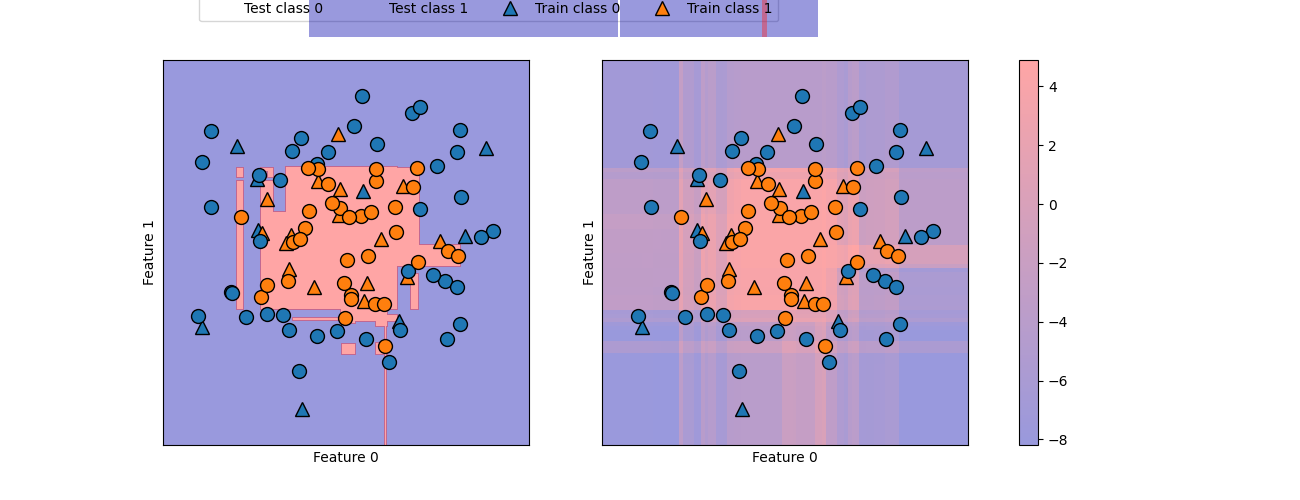

The script that saved this image:
import matplotlib.pyplot as plt
import mglearn.plots
import numpy as np
from sklearn.datasets import make_circles
from sklearn.ensemble import GradientBoostingClassifier
from sklearn.model_selection import train_test_split


def execute():
    X, y = make_circles(noise=0.25, factor=0.5, random_state=1)

    y_named = np.array(["blue", "red"])[y]

    X_train, X_test, y_train_named, y_test_named, y_train, y_test = train_test_split(X, y_named, y, random_state=0)

    gbrt = GradientBoostingClassifier(random_state=0)
    gbrt.fit(X_train, y_train_named)

    print("X_test.shape: {}".format(X_test.shape))
    print("Decision function shape: {}".format(gbrt.decision_function(X_test).shape))
    print("Decision function:\n{}".format(gbrt.decision_function(X_test)[:6]))
    print("Thresholded decision function:\n{}".format(gbrt.decision_function(X_test) > 0))
    print("Predictions:\n{}".format(gbrt.predict(X_test)))

    print("Shape of probabilities: {}".format(gbrt.predict(X_test).shape))
    print("Predicted probabilities:\n{}".format(gbrt.predict_proba(X_test[:6])))

    fig, axes = plt.subplots(1, 2, figsize=(13, 5))
    mglearn.plots.plot_2d_separator(gbrt, X, ax=axes[0], alpha=.4, fill=True, cm=mglearn.cm2)
    scores_image = mglearn.tools.plot_2d_scores(gbrt, X, ax=axes[1], alpha=.4, cm=mglearn.ReBl)

    for ax in axes:
        mglearn.discrete_scatter(X_test[:, 0], X_test[:, 1], y_test, markers='^', ax=ax)
        mglearn.discrete_scatter(X_train[:, 0], X_train[:, 1], y_train, markers='o', ax=ax)
        ax.set_xlabel("Feature 0")
        ax.set_ylabel("Feature 1")

    cbar = plt.colorbar(scores_image, ax=axes.tolist())
    axes[0].legend(["Test class 0", "Test class 1", "Train class 0", "Train class 1"], ncol=4, loc=(.1, 1.1))
    fig.savefig("decision_function/decision_function.png")
